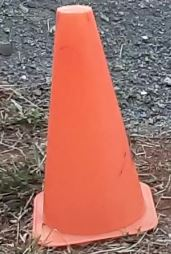
#> input picture keypoint/Capture.JPG, 171 x 254 px, found by its file name
$ python keypoint2.py
#> lines starting #> are read from the running program, lines starting #| are printed output that depends on the picture; after the words box and inside, x2 and y2 are one past the last pixel; in counts of white or black regions, pixels touching at a corner belong together
import numpy as np
import glob
import matplotlib.pyplot as plt
import skimage.io
import skimage.color
import skimage.filters
# convert the image to grayscale
image = skimage.io.imread("Capture.jpg")
#> image is the input picture: shape (254, 171, 3); mean R, G, B 164.7, 110.9, 100.1
gray_image = skimage.color.rgb2gray(image)
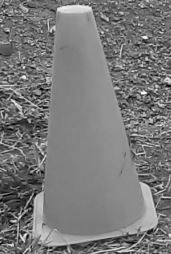
#> gray_image: shape (254, 171) float64; min 0.000833, max 0.997, mean 0.477

# blur the image to denoise
blurred_image = skimage.filters.gaussian(gray_image, sigma=1.5)
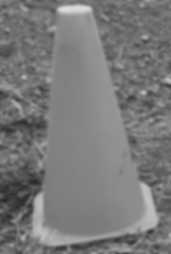
#> blurred_image: shape (254, 171) float64; min 0.163, max 0.867, mean 0.477

# fig, ax = plt.subplots()
# plt.imshow(blurred_image, cmap='gray')
# plt.show()
# create a mask based on the threshold
t = 0.5025
binary_mask = blurred_image < t
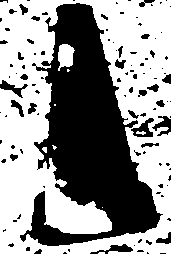
#> binary_mask: shape (254, 171) bool; 57.4% white; 112 black regions (83 under 20 px), largest, box (x1, y1, x2, y2) and area: (20, 3, 163, 246) 16159, (131, 118, 154, 137) 206, (152, 116, 171, 136) 184

fig, ax = plt.subplots()
plt.imshow(binary_mask, cmap='gray')
plt.show()

# use the binary_mask to select the "interesting" part of the image
selection = np.zeros_like(image)
selection[binary_mask] = image[binary_mask]
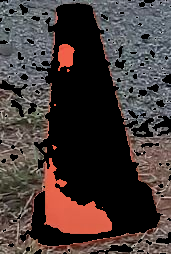
#> selection: shape (254, 171, 3); mean R, G, B 68.9, 57.9, 55.9

fig, ax = plt.subplots()
plt.imshow(selection)
plt.show()
# convert the image to grayscale


# show the histogram of the blurred image
histogram, bin_edges = np.histogram(blurred_image, bins=256, range=(0.0, 1.0))
#> histogram = 256 values, max 1492 at index 129, min 0 at index 0, mean 169.7; bin_edges = 257 values from 0 to 1
plt.plot(bin_edges[0:-1], histogram)
plt.title("Graylevel histogram")
plt.xlabel("gray value")
plt.ylabel("pixel count")
plt.xlim(0, 1.0)
plt.show()
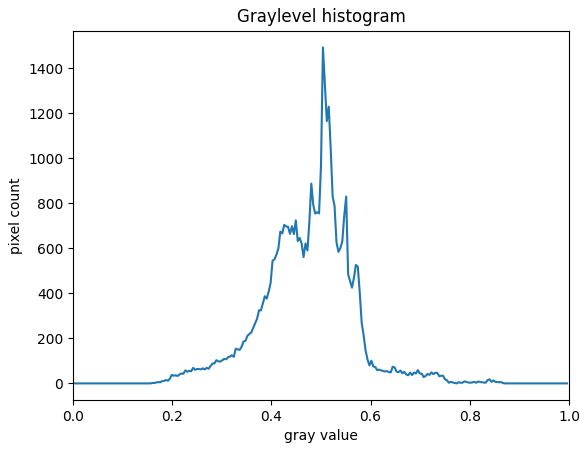
#> figure drawn by matplotlib, 1 panel; curve peaks at x = 0.504, y = 1492

$ run again, with keypoint/20210220_175625-001.jpg copied over keypoint/Capture.JPG
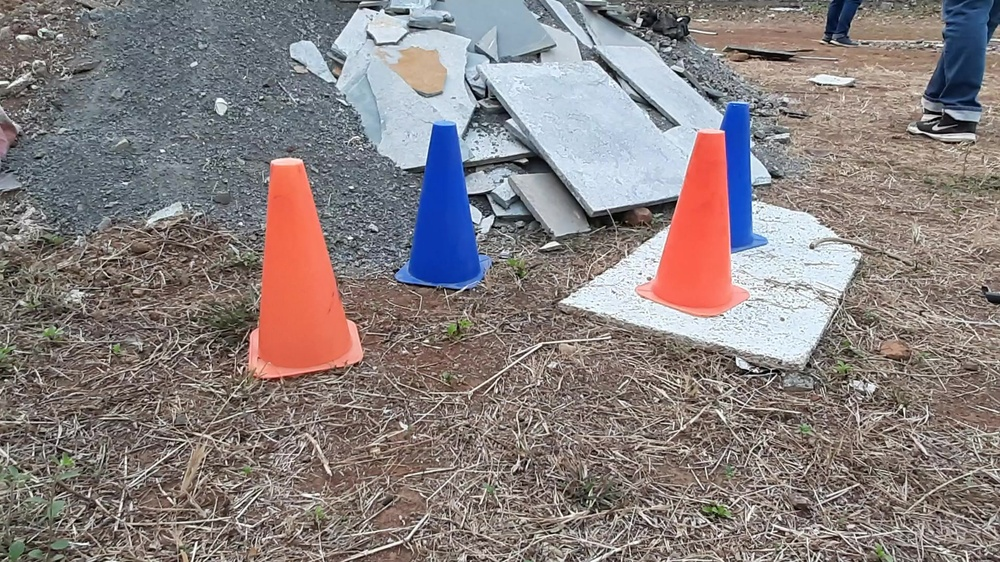
#> input picture keypoint/20210220_175625-001.jpg, 1000 x 562 px, shrunk from 1920 x 1080 before the run, found by its file name
#> image is the input picture: shape (562, 1000, 3); mean R, G, B 136.3, 127.5, 127
#> `binary_mask = blurred_image < t`:
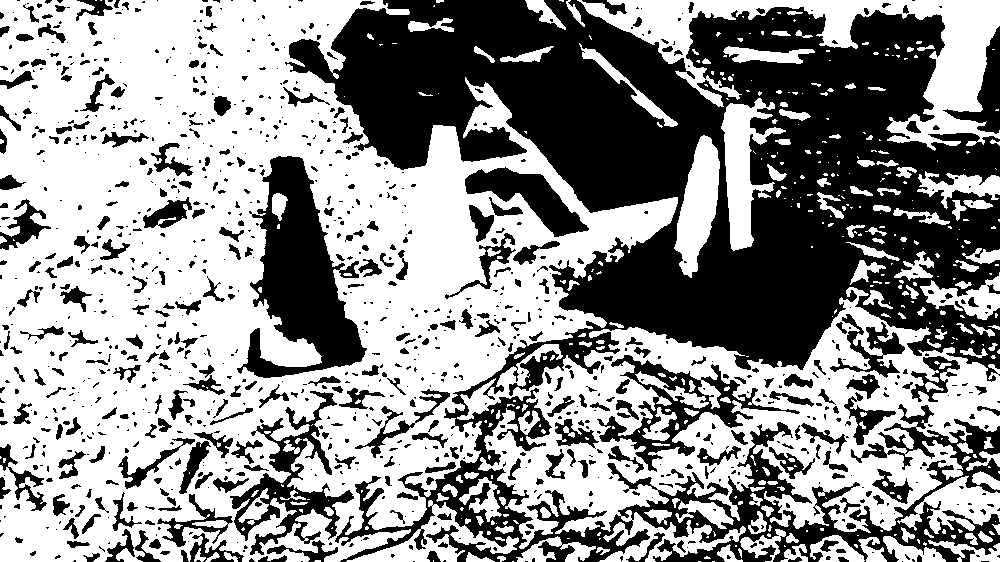
#> binary_mask: shape (562, 1000) bool; 57.4% white; 1061 black regions (700 under 20 px), largest, box (x1, y1, x2, y2) and area: (285, 0, 1000, 562) 166637, (237, 156, 367, 378) 13563, (230, 391, 354, 555) 5270
#> histogram = 256 values, max 9076 at index 115, min 0 at index 0, mean 2195.3; bin_edges = 257 values from 0 to 1
#> `plt.show()`:
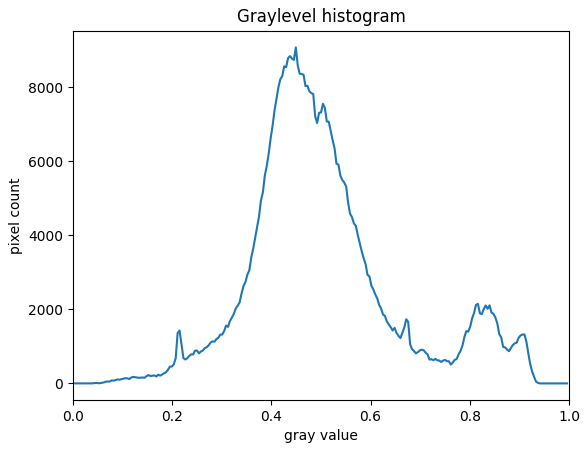
#> figure drawn by matplotlib, 1 panel; curve peaks at x = 0.449, y = 9076

$ run again, with keypoint/frame0.jpg copied over keypoint/Capture.JPG
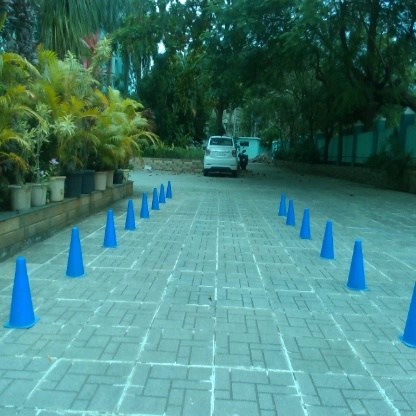
#> input picture keypoint/frame0.jpg, 416 x 416 px, found by its file name
#> image is the input picture: shape (416, 416, 3); mean R, G, B 70.5, 127.7, 119.8
#> `binary_mask = blurred_image < t`:
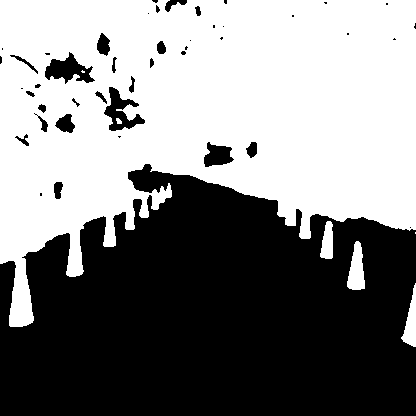
#> binary_mask: shape (416, 416) bool; 51.4% white; 45 black regions (23 under 20 px), largest, box (x1, y1, x2, y2) and area: (0, 164, 416, 416) 80355, (45, 52, 95, 84) 796, (104, 87, 145, 131) 781
#> histogram = 256 values, max 4188 at index 170, min 0 at index 0, mean 676; bin_edges = 257 values from 0 to 1
#> `plt.show()`:
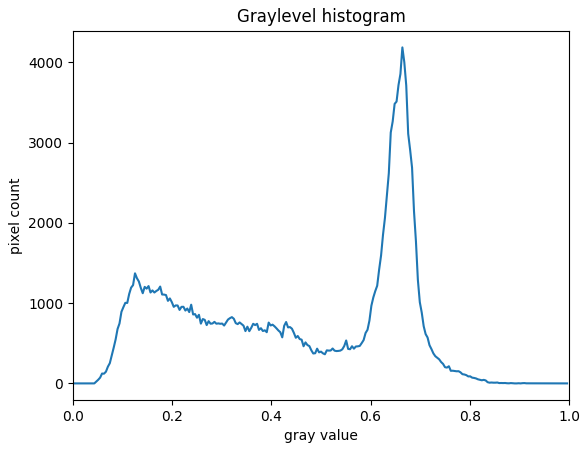
#> figure drawn by matplotlib, 1 panel; curve peaks at x = 0.664, y = 4188
